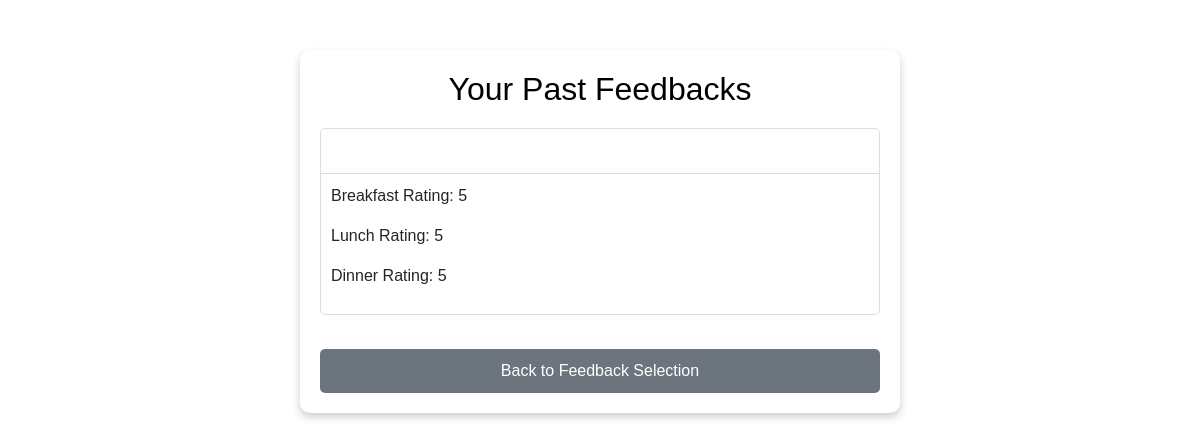
Screenshot of /feedback/view_past_feedbacks/ (signed in) with the database file from the repository.
### hostel/models.py (models this page shows, shortened)
class Feedback(models.Model):
    user = models.ForeignKey(CustomUser, on_delete=models.CASCADE)
    breakfast_rating = models.IntegerField(null=True, blank=True)
    lunch_rating = models.IntegerField(null=True, blank=True)
    dinner_rating = models.IntegerField(null=True, blank=True)
    date = models.DateField(default=timezone.now)
    breakfast_sentiment = models.CharField(max_length=10, null=True, blank=True)
    lunch_sentiment = models.CharField(max_length=10, null=True, blank=True)
    dinner_sentiment = models.CharField(max_length=10, null=True, blank=True)
    overall_sentiment = models.CharField(max_length=10, null=True, blank=True)

### hostel/views.py (the view)
# urls.py: path('view_past_feedbacks/', views.view_past_feedbacks, name='view_past_feedbacks'),
@login_required
def view_past_feedbacks(request):
    user_feedbacks = Feedback.objects.filter(user=request.user).order_by('-date')
    context = {
        'user_feedbacks': user_feedbacks
    }
    return render(request, 'view_past_feedbacks.html', context)

### templates/view_past_feedbacks.html (shortened to what this page needs)
<!DOCTYPE html>
<html lang="en">
<head>
    <link href="https://cdn.jsdelivr.net/npm/bootstrap@5.3.0/dist/css/bootstrap.min.css" rel="stylesheet">
</head>
<body>
    <div class="container">
        <h2>Your Past Feedbacks</h2>
        {% if user_feedbacks %}
            {% for feedback in user_feedbacks %}
                <div class="card">
                    <div class="card-header">
                    </div>
                    <div class="card-body">
                        <p>Breakfast Rating: {{ feedback.breakfast_rating|default:"N/A" }}</p>
                        <p>Lunch Rating: {{ feedback.lunch_rating|default:"N/A" }}</p>
                        <p>Dinner Rating: {{ feedback.dinner_rating|default:"N/A" }}</p>
                    </div>
                </div>
            {% endfor %}
        {% else %}
            <p class="text-center">You have not submitted any feedbacks yet.</p>
        {% endif %}
        <div class="text-center mt-4">
            <a href="{% url 'feedback_selection' %}" class="btn btn-secondary">Back to Feedback Selection</a>
        </div>
    </div>
</body>
</html>

### templates/view_past_feedbacks.html (style rules this page uses)
body { font-family: Arial, sans-serif; background-color: #fff; padding-top: 50px; }
.container { max-width: 600px; margin: auto; background: white; padding: 20px; border-radius: 10px; box-shadow: 0 4px 8px rgba(0, 0, 0, 0.2); }
h2 { color: #000; text-align: center; margin-bottom: 20px; }
.card { margin-bottom: 15px; border: 1px solid #ddd; border-radius: 5px; }
.card-header { background-color: #fff; color: white; font-weight: bold; border-bottom: 1px solid #ddd; padding: 10px; border-top-left-radius: 5px; border-top-right-radius: 5px; }
.card-body { padding: 10px; }
.btn-secondary { background-color: #6c757d; border: none; padding: 10px; width: 100%; margin-top: 10px; border-radius: 5px; color: white; text-align: center; text-decoration: none; display: inline-block; }
.text-center { text-align: center; }
.mt-4 { margin-top: 1.5rem; }

### rows the page displays
Feedback: breakfast_rating "5", lunch_rating "5", dinner_rating "5"
